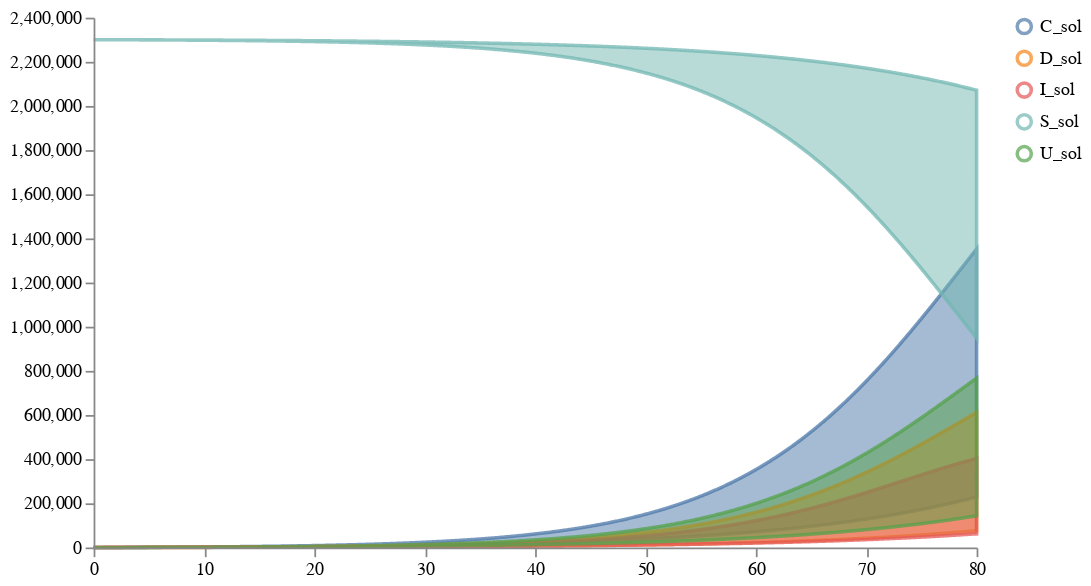

The notebook cell this image was saved under:
### Markdown cell above
## Plot priors

### Code cell
schema = plots.trajectories(prior_samples["data"], subset=['S_sol','I_sol','C_sol', 'U_sol', 'D_sol'],
                           # points=ww_data_train.reset_index(drop=True).rename(columns={"V":"V_data"})
                           )
schema = plots.pad(schema, 5)
plots.ipy_display(schema)

### Figure 1 — Vega specification as saved in the notebook (floating-point values rounded to 4 significant figures; data arrays with more than 128 entries replaced by an {"elided": "..."} marker saying what was removed)
{"$schema": "https://vega.github.io/schema/vega/v5.json", "axes": [{"name": "x_axis", "orient": "bottom", "scale": "xscale", "zindex": 100}, {"name": "y_axis", "orient": "left", "scale": "yscale", "zindex": 100}], "data": [{"name": "distributions", "values": {"elided": "4005 records"}}, {"name": "traces", "transform": [{"expr": "isValid(datum.value)", "type": "filter"}], "values": []}, {"name": "points", "values": []}, {"name": "markers", "values": []}, {"name": "selected", "on": [{"remove": true, "trigger": "clear"}, {"remove": true, "trigger": "!shift"}, {"insert": "clicked", "trigger": "!shift && clicked"}, {"toggle": "clicked", "trigger": "shift && clicked"}]}], "height": 300, "legends": [{"encode": {"labels": {"interactive": true, "name": "legendLabel", "update": {"opacity": [{"test": "!length(data('selected')) || indata('selected', 'value', datum.value)", "value": 1}, {"value": 0.25}]}}, "symbols": {"interactive": true, "name": "legendSymbol", "update": {"fill": {"value": "transparent"}, "opacity": [{"test": "!length(data('selected')) || indata('selected', 'value', datum.value)", "value": 0.7}, {"value": 0.15}], "size": {"value": 64}, "strokeWidth": {"value": 2}}}}, "name": "color_legend", "stroke": "color"}], "marks": [{"from": {"facet": {"data": "points", "groupby": "trajectory", "name": "points_split"}}, "marks": [{"encode": {"hover": {"fillOpacity": {"value": 0.9}}, "update": {"fill": {"field": "trajectory", "scale": "color"}, "fillOpacity": [{"test": "!length(data('selected')) || indata('selected', 'value', datum.trajectory)", "value": 0.5}, {"value": 0.15}], "size": {"value": 10}, "stroke": {"field": "trajectory", "scale": "color"}, "strokeOpacity": [{"test": "!length(data('selected')) || indata('selected', 'value', datum.trajectory)", "value": 0.75}, {"value": 0.15}], "strokeWidth": {"value": 2}, "tooltip": {"field": "value"}, "x": {"field": "timepoint", "scale": "xscale"}, "y": {"field": "value", "scale": "yscale"}}}, "from": {"data": "points"}, "name": "_points_symbol", "type": "symbol", "zindex": 3}, {"encode": {"hover": {"fillOpacity": {"value": 0.9}}, "update": {"interpolate": {"value": "linear"}, "stroke": {"field": "trajectory", "scale": "color"}, "strokeOpacity": [{"test": "!length(data('selected')) || indata('selected', 'value', datum.trajectory)", "value": 0.3}, {"value": 0.1}], "strokeWidth": {"value": 2}, "x": {"field": "timepoint", "scale": "xscale"}, "y": {"field": "value", "scale": "yscale"}}}, "from": {"data": "points"}, "name": "_points_line", "type": "line", "zindex": 3}], "name": "_points", "type": "group", "zindex": 3}, {"from": {"facet": {"data": "traces", "groupby": "trajectory", "name": "traces_split"}}, "marks": [{"encode": {"hover": {"fillOpacity": {"value": 0.9}}, "update": {"interpolate": {"value": "linear"}, "stroke": {"field": "trajectory", "scale": "color"}, "strokeOpacity": [{"test": "!length(data('selected')) || indata('selected', 'value', datum.trajectory)", "value": 0.75}, {"value": 0.15}], "strokeWidth": {"value": 2}, "x": {"field": "timepoint", "scale": "xscale"}, "y": {"field": "value", "scale": "yscale"}}}, "from": {"data": "traces_split"}, "name": "_traces_lines", "type": "line"}], "name": "_traces", "type": "group", "zindex": 2}, {"from": {"facet": {"data": "distributions", "groupby": "trajectory", "name": "trajectory_split"}}, "marks": [{"encode": {"hover": {"fillOpacity": {"value": 0.9}}, "update": {"fill": {"field": "trajectory", "scale": "color"}, "fillOpacity": [{"test": "!length(data('selected')) || indata('selected', 'value', datum.trajectory)", "value": 0.5}, {"value": 0.15}], "interpolate": {"value": "linear"}, "stroke": {"field": "trajectory", "scale": "color"}, "strokeOpacity": [{"test": "!length(data('selected')) || indata('selected', 'value', datum.trajectory)", "value": 0.75}, {"value": 0.15}], "strokeWidth": {"value": 2}, "x": {"field": "timepoint", "scale": "xscale"}, "y": {"field": "upper", "scale": "yscale"}, "y2": {"field": "lower", "scale": "yscale"}}}, "from": {"data": "trajectory_split"}, "type": "area"}], "name": "_distributions", "type": "group", "zindex": 1}, {"marks": [{"encode": {"enter": {"stroke": {"value": "lightgray"}}, "update": {"opacity": {"value": 1}, "x": {"field": "timepoint", "scale": "xscale"}, "y": {"signal": "height"}, "y2": {"value": 0}}}, "from": {"data": "markers"}, "name": "_marker text", "type": "rule"}, {"encode": {"enter": {"fontSize": {"value": 8}, "text": {"field": "datum.label"}, "y": {"value": 0}}}, "from": {"data": "_marker text"}, "name": "_marker flags", "transform": [{"as": ["x", "_y", "opacity", "align", "baseline"], "lineAnchor": "start", "offset": [1], "size": {"signal": "[width, height]"}, "type": "label"}], "type": "text"}], "name": "_markers", "type": "group"}], "padding": 5, "scales": [{"domain": {"fields": [{"data": "distributions", "field": "timepoint"}, {"data": "traces", "field": "timepoint"}, {"data": "points", "field": "timepoint"}, {"data": "markers", "field": "timepoint"}]}, "name": "xscale", "range": "width", "type": "linear", "zero": false}, {"domain": {"fields": [{"data": "distributions", "field": "lower"}, {"data": "distributions", "field": "upper"}, {"data": "traces", "field": "value"}, {"data": "points", "field": "value"}]}, "name": "yscale", "nice": true, "range": "height", "type": "linear", "zero": true}, {"domain": {"fields": [{"data": "distributions", "field": "trajectory"}, {"data": "traces", "field": "trajectory"}, {"data": "points", "field": "trajectory"}]}, "name": "color", "range": "category", "type": "ordinal"}], "signals": [{"name": "clear", "on": [{"events": "mouseup[!event.item]", "force": true, "update": "true"}], "value": true}, {"name": "shift", "on": [{"events": "@legendSymbol:click, @legendLabel:click", "force": true, "update": "event.shiftKey"}], "value": false}, {"name": "clicked", "on": [{"events": "@legendSymbol:click, @legendLabel:click", "force": true, "update": "{value: datum.value}"}], "value": null}], "width": 500}
